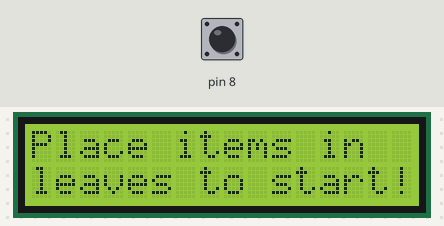
Recording of a sketch running on a simulated Arduino Uno, built with avr-gcc and run on an emulated ATmega328P. On the bench: 16×2 character LCD. Inputs (shaded band) come from the test bench; at power-on: pin 8 HIGH. What the sketch prints to the serial monitor is not drawn.

Above: at 2.6 s.
2.7 s: pin 8 pulled LOW for 0.15 s
At 3.4 s:
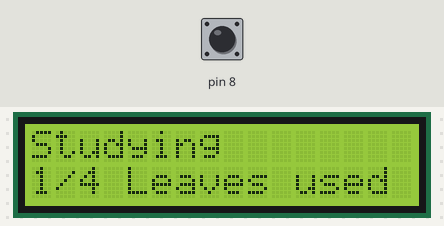
5.8 s: pin 8 pulled LOW for 1 s
At 7.5 s:
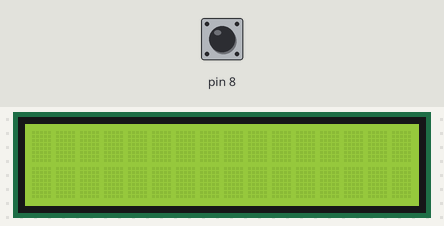
At 8.4 s:
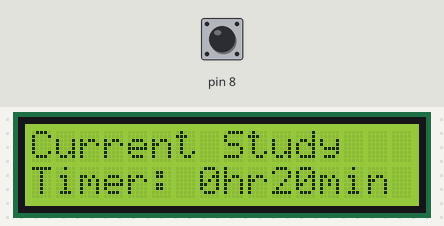
Timing chart, 0 to 9.9 s (numbered marks = the images above; inputs shaded):
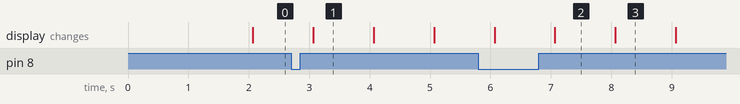

The sketch:

sketch.ino
```cpp
#include <LiquidCrystal.h>

//Setup for LCD
int rs = 3;
int en = 6;
int d4 = 10;
int d5 = 11;
int d6 = 12;
int d7 = 13;
LiquidCrystal lcd(rs,en,d4,d5,d6,d7);

int previousPress = 1; //Keeps track of the last press of the button
int WireframeNum = 1;
int sectionBreak = 0; //Display number for break;
int section = 0;
int secondsPassed = 0;


unsigned long tNow;
unsigned long tPast;

bool isDisplayed = false;

void setup() {
  // put your setup code here, to run once:
  Serial.begin(9600);

  pinMode(8, INPUT_PULLUP);
  lcd.begin(16,2); //16 columns and 2 rows

  tNow = millis();
  tPast = tNow;
}

void loop() {
  // put your main code here, to run repeatedly:
  int sensorVal = digitalRead(8);
  // Serial.print("Current Val:");
  // Serial.println(sensorVal);

  // Serial.print("Previous Val:");
  // Serial.println(previousPress);

  // 1 is off, 0 is on - If the button is released, switch to next section
  if(previousPress == 0 and sensorVal == 1){
    Serial.print("Section: ");
    Serial.println(WireframeNum);
    if (WireframeNum == 1){
      WireframeNum = 2;
    }
    else{
      WireframeNum = 1;
    }
  }

  previousPress = sensorVal;

  tNow = millis();
  isDisplayed = false; //Ensures the screens don't stack up.

  //Check the amount of milliseconds that passes from the last time
  // the arduino pings. If it's more than 1s, then update the display.
  //https://www.reddit.com/r/arduino/comments/11rhepb/how_do_i_start_and_stop_a_loop_with_the_press_of/
  //Code adapted from above reddit -> Used the millisecond strat but changed the output from a LED
  //light into a LCD display

  if (tNow - tPast >= 1000ul){
    tPast = tNow;
    Serial.println("A Second has passed.");
    Serial.println(section); //The current section being display in the 2nd wireframe
    Serial.println(WireframeNum); //Which set of display screens is being shown (1: breaktime, 2: Leaves in use)
    lcd.clear();
    secondsPassed++;

    if(WireframeNum == 1){
      //change the current section of the break screen.
      if(sectionBreak == 0 && isDisplayed == false && secondsPassed == 2){
        changeTopRowLCD("Place items in");
        changeBottomRowLCD("leaves to start!");
        sectionBreak = 1;
        isDisplayed = true;
        secondsPassed = 0;
      }
      if(sectionBreak == 1 && isDisplayed == false  && secondsPassed == 2){
        changeTopRowLCD("Current Study");
        changeBottomRowLCD("Timer: 0hr20min");
        sectionBreak = 0;
        isDisplayed = true;
        secondsPassed = 0;
      }
    }

    if(WireframeNum == 2){
      //change the current section of the Studying screen.
      if(section == 0 && isDisplayed == false){
        changeTopRowLCD("Studying");
        changeBottomRowLCD("1/4 Leaves used");
        section = 1;
        isDisplayed = true;
      }
      if(section == 1 && isDisplayed == false){
        changeTopRowLCD("Studying.");
        changeBottomRowLCD("1/4 Leaves used");
        section = 2;
        isDisplayed = true;
      }
      if(section == 2 && isDisplayed == false){
        changeTopRowLCD("Studying..");
        changeBottomRowLCD("1/4 Leaves used");
        section = 3;
        isDisplayed = true;
      }
      if(section == 3 && isDisplayed == false){
        changeTopRowLCD("Studying...");
        changeBottomRowLCD("1/4 Leaves used");
        section = 0;
        isDisplayed = true;
      }
      secondsPassed = 0;
    }


  }

}

void breakMode(){
  changeTopRowLCD("Place items in");
  changeBottomRowLCD("leaves to start!");

  delay(2000);
  lcd.clear();

  changeTopRowLCD("Current Study");
  changeBottomRowLCD("Timer: 0hr20min");

  delay(2000);
  lcd.clear();
}


void studyMode(){
  changeTopRowLCD("Studying");
  changeBottomRowLCD("1/4 Leaves used");
  delay(1000);

  changeTopRowLCD("Studying.");
  delay(1000);

  changeTopRowLCD("Studying..");
  delay(1000);

  changeTopRowLCD("Studying...");
  delay(1000);

  lcd.clear();
}


void changeTopRowLCD(String sentence){
  lcd.setCursor(0,0); //column, row
  lcd.print(sentence);
}

void changeBottomRowLCD(String sentence){
  lcd.setCursor(0,1); //column, row
  lcd.print(sentence);
}
```

Measured:
- after the input at 2.7 s, the display: changes after 0.37 s (image 1)
- after the input at 5.8 s, the display: first differs from a run without the input after 1.3 s (image 2)
- what the display in image 2 shows lasts 1.0 s, from 7.1 s to 8.1 s
